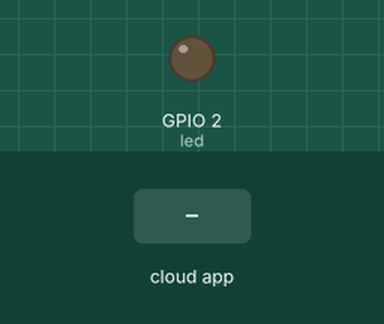
Bench run of a sketch on a simulated ESP32. On the bench: output pins drawn as LEDs (lit = HIGH). The inputs (shaded band) are chosen by the test bench. WiFi joins after 1.5 s; servers stay silent unless stated; the Firebase database answers and starts empty; what the sketch prints to the serial monitor is not drawn.

Above: at 2.7 s.
2.8 s: the phone or cloud app sets ESTADO to 1
At 3.6 s:
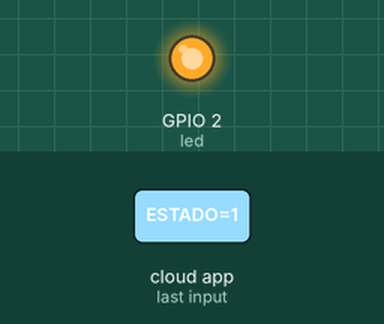
4.7 s: the phone or cloud app sets ESTADO to 0
At 6.7 s:
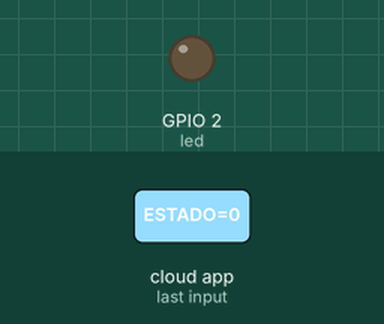
Timing chart, 0 to 8.2 s (numbered marks = the images above; inputs shaded):
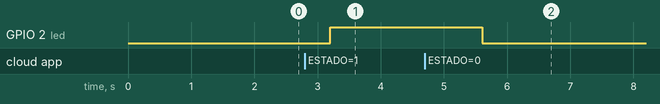

Measured:
- after the input at 2.8 s, GPIO 2 (led): LOW → HIGH after 0.40 s
- after the input at 4.7 s, GPIO 2 (led): HIGH → LOW after 0.91 s

The sketch:

P3B.ino
```cpp
#include <FirebaseESP32.h>
#include <WiFi.h>

#define FIREBASE_HOST "https://grupot207aplicaciones-9fcc5-default-rtdb.firebaseio.com/" //nombre proyecto Firebase
#define FIREBASE_Authorization_key "QMnJNlbnp3V8b1oWdHLYg8QJbGsicnHUAe1c2XRH"
#define WIFI_SSID "UTEQ-Alumnos" // Modificar el nombre del proveedor de servicios internet
#define WIFI_PASSWORD "" // Modificar el password del Wifi


FirebaseData firebaseData;
FirebaseJson json;
int estado;
int led=2; // led de puerto GPIO 2
void setup() {
Serial.begin(9600);
pinMode(led,OUTPUT);
WiFi.begin (WIFI_SSID, WIFI_PASSWORD);
Serial.print("Connecting...");
while (WiFi.status() != WL_CONNECTED)
{
Serial.print(".");
delay(300);
}
Serial.println();

Serial.print("IP Address: ");
Serial.println(WiFi.localIP());
Serial.println();
Firebase.begin(FIREBASE_HOST,FIREBASE_Authorization_key);
}

void loop() {
String let;
Firebase.getInt(firebaseData, "/MiESP32/ESTADO");
estado=firebaseData.intData();
Firebase.getString(firebaseData, "/MiESP32/CADENA");
let=firebaseData.stringData();
Serial.println(let);
Serial.println("ESTADO= " + String(firebaseData.intData()));
delay(200);
if(estado ==1) {
digitalWrite(led,HIGH);
}else{
digitalWrite(led,LOW);
}
delay(100);
}
```
